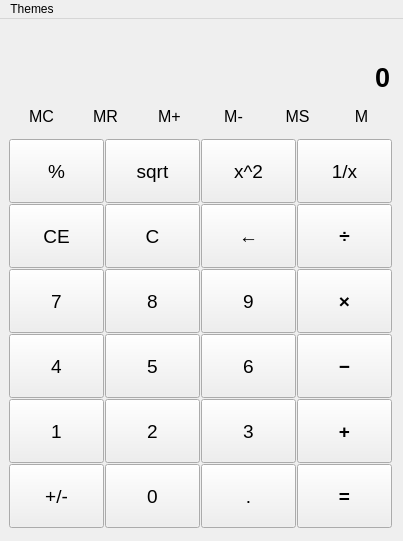
<?xml version="1.0" encoding="UTF-8"?>
<ui version="4.0">
 <class>MainWindow</class>
 <widget class="QMainWindow" name="MainWindow">
  <property name="geometry">
   <rect>
    <x>0</x>
    <y>0</y>
    <width>403</width>
    <height>541</height>
   </rect>
  </property>
  <property name="minimumSize">
   <size>
    <width>0</width>
    <height>0</height>
   </size>
  </property>
  <property name="maximumSize">
   <size>
    <width>700</width>
    <height>700</height>
   </size>
  </property>
  <property name="windowTitle">
   <string>Калькулятор</string>
  </property>
  <widget class="QWidget" name="centralwidget">
   <layout class="QVBoxLayout" name="verticalLayout">
    <item>
     <widget class="QLineEdit" name="displayHistory">
      <property name="font">
       <font>
        <pointsize>12</pointsize>
       </font>
      </property>
      <property name="styleSheet">
       <string notr="true">background-color: transparent;</string>
      </property>
      <property name="frame">
       <bool>false</bool>
      </property>
      <property name="alignment">
       <set>Qt::AlignmentFlag::AlignRight|Qt::AlignmentFlag::AlignTrailing|Qt::AlignmentFlag::AlignVCenter</set>
      </property>
      <property name="readOnly">
       <bool>true</bool>
      </property>
     </widget>
    </item>
    <item>
     <widget class="QLineEdit" name="displayResult">
      <property name="minimumSize">
       <size>
        <width>0</width>
        <height>0</height>
       </size>
      </property>
      <property name="font">
       <font>
        <pointsize>20</pointsize>
        <bold>true</bold>
       </font>
      </property>
      <property name="styleSheet">
       <string notr="true">background-color: transparent;</string>
      </property>
      <property name="inputMask">
       <string/>
      </property>
      <property name="text">
       <string>0</string>
      </property>
      <property name="frame">
       <bool>false</bool>
      </property>
      <property name="alignment">
       <set>Qt::AlignmentFlag::AlignRight|Qt::AlignmentFlag::AlignTrailing|Qt::AlignmentFlag::AlignVCenter</set>
      </property>
      <property name="readOnly">
       <bool>true</bool>
      </property>
      <property name="placeholderText">
       <string/>
      </property>
     </widget>
    </item>
    <item>
     <layout class="QHBoxLayout" name="horizontalLayout">
      <property name="spacing">
       <number>0</number>
      </property>
      <property name="sizeConstraint">
       <enum>QLayout::SizeConstraint::SetFixedSize</enum>
      </property>
      <property name="topMargin">
       <number>0</number>
      </property>
      <item>
       <widget class="QPushButton" name="btnMC">
        <property name="minimumSize">
         <size>
          <width>63</width>
          <height>27</height>
         </size>
        </property>
        <property name="maximumSize">
         <size>
          <width>63</width>
          <height>27</height>
         </size>
        </property>
        <property name="font">
         <font>
          <pointsize>12</pointsize>
         </font>
        </property>
        <property name="text">
         <string>MC</string>
        </property>
        <property name="flat">
         <bool>true</bool>
        </property>
       </widget>
      </item>
      <item>
       <widget class="QPushButton" name="btnMR">
        <property name="minimumSize">
         <size>
          <width>63</width>
          <height>27</height>
         </size>
        </property>
        <property name="maximumSize">
         <size>
          <width>63</width>
          <height>27</height>
         </size>
        </property>
        <property name="font">
         <font>
          <pointsize>12</pointsize>
         </font>
        </property>
        <property name="text">
         <string>MR</string>
        </property>
        <property name="flat">
         <bool>true</bool>
        </property>
       </widget>
      </item>
      <item>
       <widget class="QPushButton" name="btnMPlus">
        <property name="minimumSize">
         <size>
          <width>63</width>
          <height>27</height>
         </size>
        </property>
        <property name="maximumSize">
         <size>
          <width>63</width>
          <height>27</height>
         </size>
        </property>
        <property name="font">
         <font>
          <pointsize>12</pointsize>
         </font>
        </property>
        <property name="text">
         <string>M+</string>
        </property>
        <property name="flat">
         <bool>true</bool>
        </property>
       </widget>
      </item>
      <item>
       <widget class="QPushButton" name="btnMMinus">
        <property name="minimumSize">
         <size>
          <width>63</width>
          <height>27</height>
         </size>
        </property>
        <property name="maximumSize">
         <size>
          <width>63</width>
          <height>27</height>
         </size>
        </property>
        <property name="font">
         <font>
          <pointsize>12</pointsize>
         </font>
        </property>
        <property name="text">
         <string>M-</string>
        </property>
        <property name="flat">
         <bool>true</bool>
        </property>
       </widget>
      </item>
      <item>
       <widget class="QPushButton" name="btnMS">
        <property name="minimumSize">
         <size>
          <width>63</width>
          <height>27</height>
         </size>
        </property>
        <property name="maximumSize">
         <size>
          <width>63</width>
          <height>27</height>
         </size>
        </property>
        <property name="font">
         <font>
          <pointsize>12</pointsize>
         </font>
        </property>
        <property name="text">
         <string>MS</string>
        </property>
        <property name="flat">
         <bool>true</bool>
        </property>
       </widget>
      </item>
      <item>
       <widget class="QPushButton" name="btnM">
        <property name="minimumSize">
         <size>
          <width>63</width>
          <height>27</height>
         </size>
        </property>
        <property name="maximumSize">
         <size>
          <width>63</width>
          <height>27</height>
         </size>
        </property>
        <property name="font">
         <font>
          <pointsize>12</pointsize>
         </font>
        </property>
        <property name="text">
         <string>M</string>
        </property>
        <property name="flat">
         <bool>true</bool>
        </property>
       </widget>
      </item>
     </layout>
    </item>
    <item>
     <layout class="QGridLayout" name="gridLayout">
      <property name="spacing">
       <number>1</number>
      </property>
      <item row="2" column="3">
       <widget class="QPushButton" name="btn9">
        <property name="minimumSize">
         <size>
          <width>95</width>
          <height>64</height>
         </size>
        </property>
        <property name="maximumSize">
         <size>
          <width>95</width>
          <height>64</height>
         </size>
        </property>
        <property name="font">
         <font>
          <pointsize>14</pointsize>
         </font>
        </property>
        <property name="text">
         <string>9</string>
        </property>
       </widget>
      </item>
      <item row="5" column="4">
       <widget class="QPushButton" name="btnEqual">
        <property name="minimumSize">
         <size>
          <width>95</width>
          <height>64</height>
         </size>
        </property>
        <property name="maximumSize">
         <size>
          <width>95</width>
          <height>64</height>
         </size>
        </property>
        <property name="font">
         <font>
          <pointsize>14</pointsize>
          <bold>true</bold>
         </font>
        </property>
        <property name="text">
         <string>=</string>
        </property>
       </widget>
      </item>
      <item row="3" column="4">
       <widget class="QPushButton" name="btnMinus">
        <property name="minimumSize">
         <size>
          <width>95</width>
          <height>64</height>
         </size>
        </property>
        <property name="maximumSize">
         <size>
          <width>95</width>
          <height>64</height>
         </size>
        </property>
        <property name="font">
         <font>
          <pointsize>14</pointsize>
          <bold>true</bold>
         </font>
        </property>
        <property name="text">
         <string>−</string>
        </property>
       </widget>
      </item>
      <item row="0" column="3">
       <widget class="QPushButton" name="btnSquare">
        <property name="minimumSize">
         <size>
          <width>95</width>
          <height>64</height>
         </size>
        </property>
        <property name="maximumSize">
         <size>
          <width>95</width>
          <height>64</height>
         </size>
        </property>
        <property name="font">
         <font>
          <pointsize>14</pointsize>
         </font>
        </property>
        <property name="text">
         <string>x^2</string>
        </property>
       </widget>
      </item>
      <item row="4" column="4">
       <widget class="QPushButton" name="btnPlus">
        <property name="minimumSize">
         <size>
          <width>95</width>
          <height>64</height>
         </size>
        </property>
        <property name="maximumSize">
         <size>
          <width>95</width>
          <height>64</height>
         </size>
        </property>
        <property name="font">
         <font>
          <pointsize>14</pointsize>
          <bold>true</bold>
         </font>
        </property>
        <property name="text">
         <string>+</string>
        </property>
       </widget>
      </item>
      <item row="3" column="1">
       <widget class="QPushButton" name="btn4">
        <property name="minimumSize">
         <size>
          <width>95</width>
          <height>64</height>
         </size>
        </property>
        <property name="maximumSize">
         <size>
          <width>95</width>
          <height>64</height>
         </size>
        </property>
        <property name="font">
         <font>
          <pointsize>14</pointsize>
         </font>
        </property>
        <property name="text">
         <string>4</string>
        </property>
       </widget>
      </item>
      <item row="0" column="1">
       <widget class="QPushButton" name="btnPercent">
        <property name="minimumSize">
         <size>
          <width>95</width>
          <height>64</height>
         </size>
        </property>
        <property name="maximumSize">
         <size>
          <width>95</width>
          <height>64</height>
         </size>
        </property>
        <property name="font">
         <font>
          <pointsize>14</pointsize>
         </font>
        </property>
        <property name="text">
         <string>%</string>
        </property>
       </widget>
      </item>
      <item row="4" column="2">
       <widget class="QPushButton" name="btn2">
        <property name="minimumSize">
         <size>
          <width>95</width>
          <height>64</height>
         </size>
        </property>
        <property name="maximumSize">
         <size>
          <width>95</width>
          <height>64</height>
         </size>
        </property>
        <property name="font">
         <font>
          <pointsize>14</pointsize>
         </font>
        </property>
        <property name="text">
         <string>2</string>
        </property>
       </widget>
      </item>
      <item row="0" column="4">
       <widget class="QPushButton" name="btnFraction">
        <property name="minimumSize">
         <size>
          <width>95</width>
          <height>64</height>
         </size>
        </property>
        <property name="maximumSize">
         <size>
          <width>95</width>
          <height>64</height>
         </size>
        </property>
        <property name="font">
         <font>
          <pointsize>14</pointsize>
         </font>
        </property>
        <property name="text">
         <string>1/x</string>
        </property>
       </widget>
      </item>
      <item row="4" column="1">
       <widget class="QPushButton" name="btn1">
        <property name="minimumSize">
         <size>
          <width>95</width>
          <height>64</height>
         </size>
        </property>
        <property name="maximumSize">
         <size>
          <width>95</width>
          <height>64</height>
         </size>
        </property>
        <property name="font">
         <font>
          <pointsize>14</pointsize>
         </font>
        </property>
        <property name="text">
         <string>1</string>
        </property>
       </widget>
      </item>
      <item row="3" column="2">
       <widget class="QPushButton" name="btn5">
        <property name="minimumSize">
         <size>
          <width>95</width>
          <height>64</height>
         </size>
        </property>
        <property name="maximumSize">
         <size>
          <width>95</width>
          <height>64</height>
         </size>
        </property>
        <property name="font">
         <font>
          <pointsize>14</pointsize>
         </font>
        </property>
        <property name="text">
         <string>5</string>
        </property>
       </widget>
      </item>
      <item row="0" column="2">
       <widget class="QPushButton" name="btnRoot">
        <property name="minimumSize">
         <size>
          <width>95</width>
          <height>64</height>
         </size>
        </property>
        <property name="maximumSize">
         <size>
          <width>95</width>
          <height>64</height>
         </size>
        </property>
        <property name="font">
         <font>
          <pointsize>14</pointsize>
         </font>
        </property>
        <property name="text">
         <string>sqrt</string>
        </property>
       </widget>
      </item>
      <item row="4" column="3">
       <widget class="QPushButton" name="btn3">
        <property name="minimumSize">
         <size>
          <width>95</width>
          <height>64</height>
         </size>
        </property>
        <property name="maximumSize">
         <size>
          <width>95</width>
          <height>64</height>
         </size>
        </property>
        <property name="font">
         <font>
          <pointsize>14</pointsize>
         </font>
        </property>
        <property name="text">
         <string>3</string>
        </property>
       </widget>
      </item>
      <item row="5" column="3">
       <widget class="QPushButton" name="btnDot">
        <property name="minimumSize">
         <size>
          <width>95</width>
          <height>64</height>
         </size>
        </property>
        <property name="maximumSize">
         <size>
          <width>95</width>
          <height>64</height>
         </size>
        </property>
        <property name="font">
         <font>
          <pointsize>14</pointsize>
         </font>
        </property>
        <property name="text">
         <string>.</string>
        </property>
       </widget>
      </item>
      <item row="2" column="2">
       <widget class="QPushButton" name="btn8">
        <property name="minimumSize">
         <size>
          <width>95</width>
          <height>64</height>
         </size>
        </property>
        <property name="maximumSize">
         <size>
          <width>95</width>
          <height>64</height>
         </size>
        </property>
        <property name="font">
         <font>
          <pointsize>14</pointsize>
         </font>
        </property>
        <property name="text">
         <string>8</string>
        </property>
       </widget>
      </item>
      <item row="2" column="4">
       <widget class="QPushButton" name="btnMultiply">
        <property name="minimumSize">
         <size>
          <width>95</width>
          <height>64</height>
         </size>
        </property>
        <property name="maximumSize">
         <size>
          <width>95</width>
          <height>64</height>
         </size>
        </property>
        <property name="font">
         <font>
          <pointsize>14</pointsize>
          <bold>true</bold>
         </font>
        </property>
        <property name="text">
         <string>×</string>
        </property>
       </widget>
      </item>
      <item row="5" column="2">
       <widget class="QPushButton" name="btn0">
        <property name="minimumSize">
         <size>
          <width>95</width>
          <height>64</height>
         </size>
        </property>
        <property name="maximumSize">
         <size>
          <width>95</width>
          <height>64</height>
         </size>
        </property>
        <property name="font">
         <font>
          <pointsize>14</pointsize>
         </font>
        </property>
        <property name="text">
         <string>0</string>
        </property>
       </widget>
      </item>
      <item row="5" column="1">
       <widget class="QPushButton" name="bntReverse">
        <property name="minimumSize">
         <size>
          <width>95</width>
          <height>64</height>
         </size>
        </property>
        <property name="maximumSize">
         <size>
          <width>95</width>
          <height>64</height>
         </size>
        </property>
        <property name="font">
         <font>
          <pointsize>14</pointsize>
         </font>
        </property>
        <property name="text">
         <string>+/-</string>
        </property>
       </widget>
      </item>
      <item row="1" column="2">
       <widget class="QPushButton" name="btnC">
        <property name="minimumSize">
         <size>
          <width>95</width>
          <height>64</height>
         </size>
        </property>
        <property name="maximumSize">
         <size>
          <width>95</width>
          <height>64</height>
         </size>
        </property>
        <property name="font">
         <font>
          <pointsize>14</pointsize>
         </font>
        </property>
        <property name="text">
         <string>C</string>
        </property>
       </widget>
      </item>
      <item row="3" column="3">
       <widget class="QPushButton" name="btn6">
        <property name="minimumSize">
         <size>
          <width>95</width>
          <height>64</height>
         </size>
        </property>
        <property name="maximumSize">
         <size>
          <width>95</width>
          <height>64</height>
         </size>
        </property>
        <property name="font">
         <font>
          <pointsize>14</pointsize>
         </font>
        </property>
        <property name="text">
         <string>6</string>
        </property>
       </widget>
      </item>
      <item row="1" column="1">
       <widget class="QPushButton" name="btnCE">
        <property name="minimumSize">
         <size>
          <width>95</width>
          <height>64</height>
         </size>
        </property>
        <property name="maximumSize">
         <size>
          <width>95</width>
          <height>64</height>
         </size>
        </property>
        <property name="font">
         <font>
          <pointsize>14</pointsize>
         </font>
        </property>
        <property name="text">
         <string>CE</string>
        </property>
       </widget>
      </item>
      <item row="2" column="1">
       <widget class="QPushButton" name="btn7">
        <property name="minimumSize">
         <size>
          <width>95</width>
          <height>64</height>
         </size>
        </property>
        <property name="maximumSize">
         <size>
          <width>95</width>
          <height>64</height>
         </size>
        </property>
        <property name="font">
         <font>
          <pointsize>14</pointsize>
         </font>
        </property>
        <property name="text">
         <string>7</string>
        </property>
       </widget>
      </item>
      <item row="1" column="3">
       <widget class="QPushButton" name="btnBack">
        <property name="minimumSize">
         <size>
          <width>95</width>
          <height>64</height>
         </size>
        </property>
        <property name="maximumSize">
         <size>
          <width>95</width>
          <height>64</height>
         </size>
        </property>
        <property name="font">
         <font>
          <pointsize>14</pointsize>
         </font>
        </property>
        <property name="text">
         <string>←</string>
        </property>
       </widget>
      </item>
      <item row="1" column="4">
       <widget class="QPushButton" name="btnDivide">
        <property name="minimumSize">
         <size>
          <width>95</width>
          <height>64</height>
         </size>
        </property>
        <property name="maximumSize">
         <size>
          <width>95</width>
          <height>64</height>
         </size>
        </property>
        <property name="font">
         <font>
          <pointsize>14</pointsize>
          <bold>true</bold>
         </font>
        </property>
        <property name="text">
         <string>÷</string>
        </property>
       </widget>
      </item>
     </layout>
    </item>
   </layout>
  </widget>
  <widget class="QMenuBar" name="menubar">
   <property name="geometry">
    <rect>
     <x>0</x>
     <y>0</y>
     <width>403</width>
     <height>22</height>
    </rect>
   </property>
   <widget class="QMenu" name="menuThemes">
    <property name="title">
     <string>Themes</string>
    </property>
    <addaction name="actionMacOS_Dark"/>
    <addaction name="actionMacOS_Light"/>
    <addaction name="actionUbuntu_Dark"/>
    <addaction name="actionUbuntu_Light"/>
    <addaction name="actionWindows_11_Dark"/>
    <addaction name="actionWindows_11_Light"/>
   </widget>
   <addaction name="menuThemes"/>
  </widget>
  <action name="actionMacOS_Dark">
   <property name="text">
    <string>MacOS Dark</string>
   </property>
  </action>
  <action name="actionMacOS_Light">
   <property name="text">
    <string>MacOS Light</string>
   </property>
  </action>
  <action name="actionUbuntu_Dark">
   <property name="text">
    <string>Ubuntu Dark</string>
   </property>
  </action>
  <action name="actionUbuntu_Light">
   <property name="text">
    <string>Ubuntu Light</string>
   </property>
  </action>
  <action name="actionWindows_11_Dark">
   <property name="text">
    <string>Windows 11 Dark</string>
   </property>
  </action>
  <action name="actionWindows_11_Light">
   <property name="text">
    <string>Windows 11 Light</string>
   </property>
  </action>
 </widget>
 <resources/>
 <connections/>
</ui>
